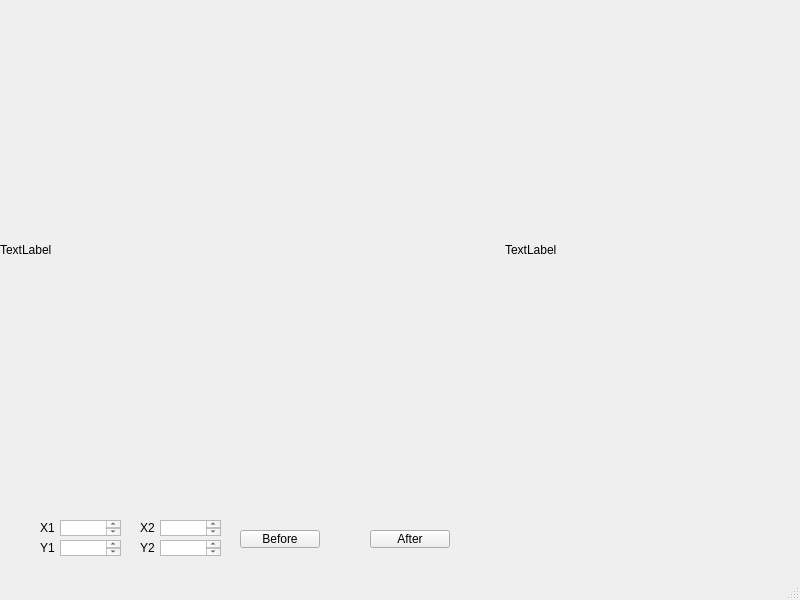
<?xml version="1.0" encoding="UTF-8"?>
<ui version="4.0">
 <class>assr</class>
 <widget class="QMainWindow" name="assr">
  <property name="geometry">
   <rect>
    <x>0</x>
    <y>0</y>
    <width>800</width>
    <height>600</height>
   </rect>
  </property>
  <property name="windowTitle">
   <string>assr</string>
  </property>
  <widget class="QWidget" name="centralwidget">
   <widget class="QLabel" name="label">
    <property name="geometry">
     <rect>
      <x>0</x>
      <y>0</y>
      <width>500</width>
      <height>500</height>
     </rect>
    </property>
    <property name="text">
     <string>TextLabel</string>
    </property>
   </widget>
   <widget class="QLabel" name="label_2">
    <property name="geometry">
     <rect>
      <x>505</x>
      <y>0</y>
      <width>500</width>
      <height>500</height>
     </rect>
    </property>
    <property name="text">
     <string>TextLabel</string>
    </property>
   </widget>
   <widget class="QPushButton" name="pushButton">
    <property name="geometry">
     <rect>
      <x>240</x>
      <y>530</y>
      <width>80</width>
      <height>18</height>
     </rect>
    </property>
    <property name="text">
     <string>Before</string>
    </property>
   </widget>
   <widget class="QPushButton" name="pushButton_2">
    <property name="geometry">
     <rect>
      <x>370</x>
      <y>530</y>
      <width>80</width>
      <height>18</height>
     </rect>
    </property>
    <property name="text">
     <string>After</string>
    </property>
   </widget>
   <widget class="QTextEdit" name="textEdit">
    <property name="geometry">
     <rect>
      <x>60</x>
      <y>520</y>
      <width>61</width>
      <height>16</height>
     </rect>
    </property>
   </widget>
   <widget class="QTextEdit" name="textEdit_2">
    <property name="geometry">
     <rect>
      <x>60</x>
      <y>540</y>
      <width>61</width>
      <height>16</height>
     </rect>
    </property>
   </widget>
   <widget class="QTextEdit" name="textEdit_3">
    <property name="geometry">
     <rect>
      <x>160</x>
      <y>520</y>
      <width>61</width>
      <height>16</height>
     </rect>
    </property>
   </widget>
   <widget class="QTextEdit" name="textEdit_4">
    <property name="geometry">
     <rect>
      <x>160</x>
      <y>540</y>
      <width>61</width>
      <height>16</height>
     </rect>
    </property>
   </widget>
   <widget class="QLabel" name="label_3">
    <property name="geometry">
     <rect>
      <x>40</x>
      <y>520</y>
      <width>16</width>
      <height>16</height>
     </rect>
    </property>
    <property name="text">
     <string>X1</string>
    </property>
   </widget>
   <widget class="QLabel" name="label_4">
    <property name="geometry">
     <rect>
      <x>40</x>
      <y>540</y>
      <width>16</width>
      <height>16</height>
     </rect>
    </property>
    <property name="text">
     <string>Y1</string>
    </property>
   </widget>
   <widget class="QLabel" name="label_5">
    <property name="geometry">
     <rect>
      <x>140</x>
      <y>520</y>
      <width>16</width>
      <height>16</height>
     </rect>
    </property>
    <property name="text">
     <string>X2</string>
    </property>
   </widget>
   <widget class="QLabel" name="label_6">
    <property name="geometry">
     <rect>
      <x>140</x>
      <y>540</y>
      <width>16</width>
      <height>16</height>
     </rect>
    </property>
    <property name="text">
     <string>Y2</string>
    </property>
   </widget>
  </widget>
  <widget class="QMenuBar" name="menubar">
   <property name="geometry">
    <rect>
     <x>0</x>
     <y>0</y>
     <width>800</width>
     <height>17</height>
    </rect>
   </property>
  </widget>
  <widget class="QStatusBar" name="statusbar"/>
 </widget>
 <resources/>
 <connections/>
</ui>
